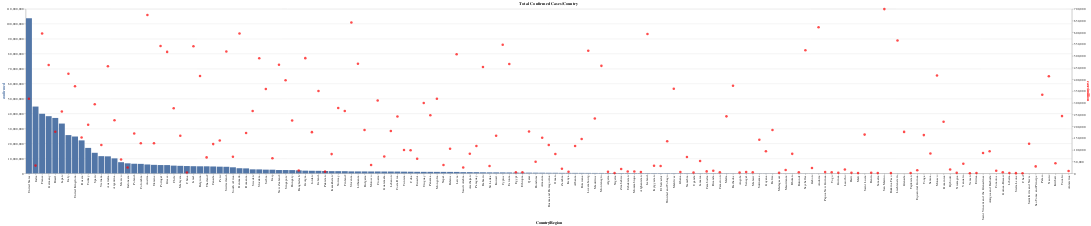

Source (notebook cell):
### Markdown cell above
## 2. Altair Plot <a name="ch2"></a>

### Code cell
# Plot Altair 1: Per country total cases and cases/million populations

source = final_df

#base configuration
base = alt.Chart(source).encode(
        alt.X('Country/Region:N',sort=None), tooltip=['Country/Region', 'confirmed', 'cases/million']
).properties( height = 500,
        title='Total Confirmed Cases/Country'
)

#base title configuration

#bar chart
bar = base.mark_bar(color='#5276A7').encode(
    alt.Y('confirmed:Q', axis=alt.Axis(titleColor='#5276A7'))
)
#point for cases/million and its axis
point = base.mark_circle(size=60, color='red').encode(
    alt.Y('cases/million:Q', axis=alt.Axis(titleColor='red'))
)
#merge the plot
alt.layer(bar, point).resolve_scale(y='independent')

### Figure 1 — Vega-Lite specification as saved in the notebook (floating-point values rounded to 4 significant figures; data arrays with more than 128 entries replaced by an {"elided": "..."} marker saying what was removed)
{"config": {"view": {"continuousWidth": 300, "continuousHeight": 300}}, "layer": [{"mark": {"type": "bar", "color": "#5276A7"}, "encoding": {"tooltip": [{"field": "Country/Region", "type": "nominal"}, {"field": "confirmed", "type": "quantitative"}, {"field": "cases/million", "type": "quantitative"}], "x": {"field": "Country/Region", "sort": null, "type": "nominal"}, "y": {"axis": {"titleColor": "#5276A7"}, "field": "confirmed", "type": "quantitative"}}, "title": "Total Confirmed Cases/Country"}, {"mark": {"type": "circle", "color": "red", "size": 60}, "encoding": {"tooltip": [{"field": "Country/Region", "type": "nominal"}, {"field": "confirmed", "type": "quantitative"}, {"field": "cases/million", "type": "quantitative"}], "x": {"field": "Country/Region", "sort": null, "type": "nominal"}, "y": {"axis": {"titleColor": "red"}, "field": "cases/million", "type": "quantitative"}}, "title": "Total Confirmed Cases/Country"}], "data": {"name": "data-d42544871d4e2502928fd3f66ca6a4be"}, "height": 500, "resolve": {"scale": {"y": "independent"}}, "$schema": "https://vega.github.io/schema/vega-lite/v5.16.3.json", "datasets": {"data-d42544871d4e2502928fd3f66ca6a4be": {"elided": "159 records"}}}
